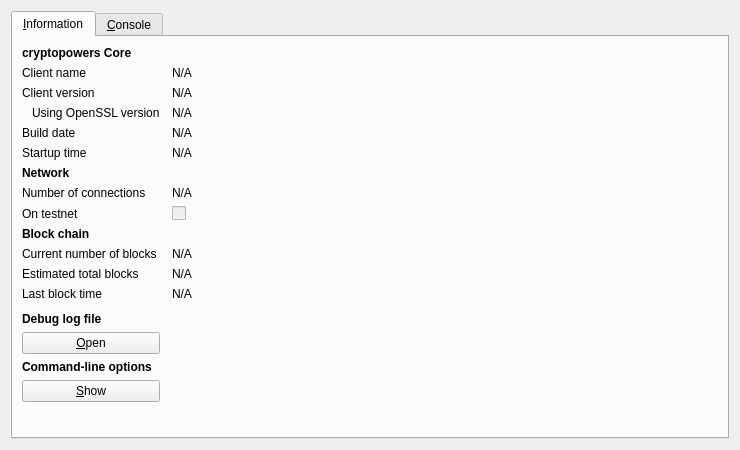
<?xml version="1.0" encoding="UTF-8"?>
<ui version="4.0">
 <class>RPCConsole</class>
 <widget class="QDialog" name="RPCConsole">
  <property name="geometry">
   <rect>
    <x>0</x>
    <y>0</y>
    <width>740</width>
    <height>450</height>
   </rect>
  </property>
  <property name="windowTitle">
   <string>cryptopowers - Debug window</string>
  </property>
  <layout class="QVBoxLayout" name="verticalLayout_2">
   <item>
    <widget class="QTabWidget" name="tabWidget">
     <property name="currentIndex">
      <number>0</number>
     </property>
     <widget class="QWidget" name="tab_info">
      <attribute name="title">
       <string>&amp;Information</string>
      </attribute>
      <layout class="QGridLayout" name="gridLayout" columnstretch="0,1">
       <property name="horizontalSpacing">
        <number>12</number>
       </property>
       <item row="0" column="0">
        <widget class="QLabel" name="label_9">
         <property name="font">
          <font>
           <weight>75</weight>
           <bold>true</bold>
          </font>
         </property>
         <property name="text">
          <string>cryptopowers Core</string>
         </property>
        </widget>
       </item>
       <item row="1" column="0">
        <widget class="QLabel" name="label_5">
         <property name="text">
          <string>Client name</string>
         </property>
        </widget>
       </item>
       <item row="1" column="1">
        <widget class="QLabel" name="clientName">
         <property name="cursor">
          <cursorShape>IBeamCursor</cursorShape>
         </property>
         <property name="text">
          <string>N/A</string>
         </property>
         <property name="textFormat">
          <enum>Qt::PlainText</enum>
         </property>
         <property name="textInteractionFlags">
          <set>Qt::LinksAccessibleByMouse|Qt::TextSelectableByKeyboard|Qt::TextSelectableByMouse</set>
         </property>
        </widget>
       </item>
       <item row="2" column="0">
        <widget class="QLabel" name="label_6">
         <property name="text">
          <string>Client version</string>
         </property>
        </widget>
       </item>
       <item row="2" column="1">
        <widget class="QLabel" name="clientVersion">
         <property name="cursor">
          <cursorShape>IBeamCursor</cursorShape>
         </property>
         <property name="text">
          <string>N/A</string>
         </property>
         <property name="textFormat">
          <enum>Qt::PlainText</enum>
         </property>
         <property name="textInteractionFlags">
          <set>Qt::LinksAccessibleByMouse|Qt::TextSelectableByKeyboard|Qt::TextSelectableByMouse</set>
         </property>
        </widget>
       </item>
       <item row="3" column="0">
        <widget class="QLabel" name="label_14">
         <property name="text">
          <string>Using OpenSSL version</string>
         </property>
         <property name="indent">
          <number>10</number>
         </property>
        </widget>
       </item>
       <item row="3" column="1">
        <widget class="QLabel" name="openSSLVersion">
         <property name="cursor">
          <cursorShape>IBeamCursor</cursorShape>
         </property>
         <property name="text">
          <string>N/A</string>
         </property>
         <property name="textFormat">
          <enum>Qt::PlainText</enum>
         </property>
         <property name="textInteractionFlags">
          <set>Qt::LinksAccessibleByMouse|Qt::TextSelectableByKeyboard|Qt::TextSelectableByMouse</set>
         </property>
        </widget>
       </item>
       <item row="4" column="0">
        <widget class="QLabel" name="label_12">
         <property name="text">
          <string>Build date</string>
         </property>
        </widget>
       </item>
       <item row="4" column="1">
        <widget class="QLabel" name="buildDate">
         <property name="cursor">
          <cursorShape>IBeamCursor</cursorShape>
         </property>
         <property name="text">
          <string>N/A</string>
         </property>
         <property name="textFormat">
          <enum>Qt::PlainText</enum>
         </property>
         <property name="textInteractionFlags">
          <set>Qt::LinksAccessibleByMouse|Qt::TextSelectableByKeyboard|Qt::TextSelectableByMouse</set>
         </property>
        </widget>
       </item>
       <item row="5" column="0">
        <widget class="QLabel" name="label_13">
         <property name="text">
          <string>Startup time</string>
         </property>
        </widget>
       </item>
       <item row="5" column="1">
        <widget class="QLabel" name="startupTime">
         <property name="cursor">
          <cursorShape>IBeamCursor</cursorShape>
         </property>
         <property name="text">
          <string>N/A</string>
         </property>
         <property name="textFormat">
          <enum>Qt::PlainText</enum>
         </property>
         <property name="textInteractionFlags">
          <set>Qt::LinksAccessibleByMouse|Qt::TextSelectableByKeyboard|Qt::TextSelectableByMouse</set>
         </property>
        </widget>
       </item>
       <item row="6" column="0">
        <widget class="QLabel" name="label_11">
         <property name="font">
          <font>
           <weight>75</weight>
           <bold>true</bold>
          </font>
         </property>
         <property name="text">
          <string>Network</string>
         </property>
        </widget>
       </item>
       <item row="7" column="0">
        <widget class="QLabel" name="label_7">
         <property name="text">
          <string>Number of connections</string>
         </property>
        </widget>
       </item>
       <item row="7" column="1">
        <widget class="QLabel" name="numberOfConnections">
         <property name="cursor">
          <cursorShape>IBeamCursor</cursorShape>
         </property>
         <property name="text">
          <string>N/A</string>
         </property>
         <property name="textFormat">
          <enum>Qt::PlainText</enum>
         </property>
         <property name="textInteractionFlags">
          <set>Qt::LinksAccessibleByMouse|Qt::TextSelectableByKeyboard|Qt::TextSelectableByMouse</set>
         </property>
        </widget>
       </item>
       <item row="8" column="0">
        <widget class="QLabel" name="label_8">
         <property name="text">
          <string>On testnet</string>
         </property>
        </widget>
       </item>
       <item row="8" column="1">
        <widget class="QCheckBox" name="isTestNet">
         <property name="enabled">
          <bool>false</bool>
         </property>
         <property name="text">
          <string/>
         </property>
        </widget>
       </item>
       <item row="9" column="0">
        <widget class="QLabel" name="label_10">
         <property name="font">
          <font>
           <weight>75</weight>
           <bold>true</bold>
          </font>
         </property>
         <property name="text">
          <string>Block chain</string>
         </property>
        </widget>
       </item>
       <item row="10" column="0">
        <widget class="QLabel" name="label_3">
         <property name="text">
          <string>Current number of blocks</string>
         </property>
        </widget>
       </item>
       <item row="10" column="1">
        <widget class="QLabel" name="numberOfBlocks">
         <property name="cursor">
          <cursorShape>IBeamCursor</cursorShape>
         </property>
         <property name="text">
          <string>N/A</string>
         </property>
         <property name="textFormat">
          <enum>Qt::PlainText</enum>
         </property>
         <property name="textInteractionFlags">
          <set>Qt::LinksAccessibleByMouse|Qt::TextSelectableByKeyboard|Qt::TextSelectableByMouse</set>
         </property>
        </widget>
       </item>
       <item row="11" column="0">
        <widget class="QLabel" name="label_4">
         <property name="text">
          <string>Estimated total blocks</string>
         </property>
        </widget>
       </item>
       <item row="11" column="1">
        <widget class="QLabel" name="totalBlocks">
         <property name="cursor">
          <cursorShape>IBeamCursor</cursorShape>
         </property>
         <property name="text">
          <string>N/A</string>
         </property>
         <property name="textFormat">
          <enum>Qt::PlainText</enum>
         </property>
         <property name="textInteractionFlags">
          <set>Qt::LinksAccessibleByMouse|Qt::TextSelectableByKeyboard|Qt::TextSelectableByMouse</set>
         </property>
        </widget>
       </item>
       <item row="12" column="0">
        <widget class="QLabel" name="label_2">
         <property name="text">
          <string>Last block time</string>
         </property>
        </widget>
       </item>
       <item row="12" column="1">
        <widget class="QLabel" name="lastBlockTime">
         <property name="cursor">
          <cursorShape>IBeamCursor</cursorShape>
         </property>
         <property name="text">
          <string>N/A</string>
         </property>
         <property name="textFormat">
          <enum>Qt::PlainText</enum>
         </property>
         <property name="textInteractionFlags">
          <set>Qt::LinksAccessibleByMouse|Qt::TextSelectableByKeyboard|Qt::TextSelectableByMouse</set>
         </property>
        </widget>
       </item>
       <item row="13" column="0">
        <spacer name="verticalSpacer_2">
         <property name="orientation">
          <enum>Qt::Vertical</enum>
         </property>
         <property name="sizeHint" stdset="0">
          <size>
           <width>20</width>
           <height>20</height>
          </size>
         </property>
        </spacer>
       </item>
       <item row="14" column="0">
        <widget class="QLabel" name="labelDebugLogfile">
         <property name="font">
          <font>
           <weight>75</weight>
           <bold>true</bold>
          </font>
         </property>
         <property name="text">
          <string>Debug log file</string>
         </property>
        </widget>
       </item>
       <item row="15" column="0">
        <widget class="QPushButton" name="openDebugLogfileButton">
         <property name="toolTip">
          <string>Open the cryptopowers debug log file from the current data directory. This can take a few seconds for large log files.</string>
         </property>
         <property name="text">
          <string>&amp;Open</string>
         </property>
         <property name="autoDefault">
          <bool>false</bool>
         </property>
        </widget>
       </item>
       <item row="16" column="0">
        <widget class="QLabel" name="labelCLOptions">
         <property name="font">
          <font>
           <weight>75</weight>
           <bold>true</bold>
          </font>
         </property>
         <property name="text">
          <string>Command-line options</string>
         </property>
        </widget>
       </item>
       <item row="17" column="0">
        <widget class="QPushButton" name="showCLOptionsButton">
         <property name="toolTip">
          <string>Show the cryptopowers-Qt help message to get a list with possible cryptopowers command-line options.</string>
         </property>
         <property name="text">
          <string>&amp;Show</string>
         </property>
         <property name="autoDefault">
          <bool>false</bool>
         </property>
        </widget>
       </item>
       <item row="18" column="0">
        <spacer name="verticalSpacer">
         <property name="orientation">
          <enum>Qt::Vertical</enum>
         </property>
         <property name="sizeHint" stdset="0">
          <size>
           <width>20</width>
           <height>40</height>
          </size>
         </property>
        </spacer>
       </item>
      </layout>
     </widget>
     <widget class="QWidget" name="tab_console">
      <attribute name="title">
       <string>&amp;Console</string>
      </attribute>
      <layout class="QVBoxLayout" name="verticalLayout_3">
       <property name="spacing">
        <number>3</number>
       </property>
       <item>
        <widget class="QTextEdit" name="messagesWidget">
         <property name="minimumSize">
          <size>
           <width>0</width>
           <height>100</height>
          </size>
         </property>
         <property name="readOnly">
          <bool>true</bool>
         </property>
         <property name="tabKeyNavigation" stdset="0">
          <bool>false</bool>
         </property>
         <property name="columnCount" stdset="0">
          <number>2</number>
         </property>
        </widget>
       </item>
       <item>
        <layout class="QHBoxLayout" name="horizontalLayout">
         <property name="spacing">
          <number>3</number>
         </property>
         <item>
          <widget class="QLabel" name="label">
           <property name="text">
            <string notr="true">&gt;</string>
           </property>
          </widget>
         </item>
         <item>
          <widget class="QLineEdit" name="lineEdit"/>
         </item>
         <item>
          <widget class="QPushButton" name="clearButton">
           <property name="maximumSize">
            <size>
             <width>24</width>
             <height>24</height>
            </size>
           </property>
           <property name="toolTip">
            <string>Clear console</string>
           </property>
           <property name="text">
            <string/>
           </property>
           <property name="icon">
            <iconset resource="../bitcoin.qrc">
             <normaloff>:/icons/remove</normaloff>:/icons/remove</iconset>
           </property>
           <property name="shortcut">
            <string notr="true">Ctrl+L</string>
           </property>
           <property name="autoDefault">
            <bool>false</bool>
           </property>
          </widget>
         </item>
        </layout>
       </item>
      </layout>
     </widget>
    </widget>
   </item>
  </layout>
 </widget>
 <resources>
  <include location="../bitcoin.qrc"/>
 </resources>
 <connections/>
</ui>
